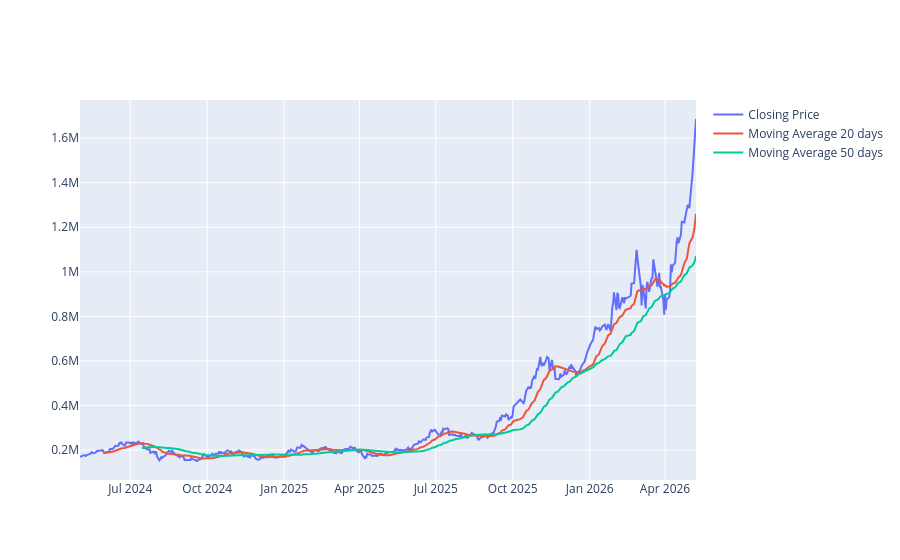

Here is the notebook cell this chart was saved with:
### Markdown cell above
**Create a chart in `plotly` that shows both the 20-day and 50-day rolling average, plus the closing price, on the same graph**

Creating plots in `Plotly` takes a little more effort than in `matplotlib`. You'll be creating the same chart as you did in the prior exercise, but now using `plotly`. 

Can you add these 3 variables to the same line chart: (1) closing price, (2) 20-day moving average, and (3) 50-day moving average? 

Recall that in `plotly` each variable is added using a `trace`.

### Code cell
fig = go.Figure()

# add closing price
fig.add_trace(
    go.Scatter(
        x=data.index, y=data["Close"].squeeze(), mode="lines", name="Closing Price"
    )
)

# adding 20-day moving avg
fig.add_trace(
    go.Scatter(
        x=data.index,
        y=data["MA_20"].squeeze(),
        mode="lines",
        name="Moving Average 20 days",
    )
)

# add 50-day moving avg
fig.add_trace(
    go.Scatter(
        x=data.index,
        y=data["MA_50"].squeeze(),
        mode="lines",
        name="Moving Average 50 days",
    )
)

### Figure 1 — Plotly figure (JSON) as saved in the notebook; plotly's stock layout.template omitted (floating-point values rounded to 4 significant figures; data arrays with more than 128 entries replaced by an {"elided": "..."} marker saying what was removed)
{"data": [{"mode": "lines", "name": "Closing Price", "type": "scatter", "x": {"elided": "488 str values"}, "y": {"elided": "488 float values"}}, {"mode": "lines", "name": "Moving Average 20 days", "type": "scatter", "x": {"elided": "488 str values"}, "y": {"elided": "488 float values"}}, {"mode": "lines", "name": "Moving Average 50 days", "type": "scatter", "x": {"elided": "488 str values"}, "y": {"elided": "488 float values"}}], "layout": {}}
